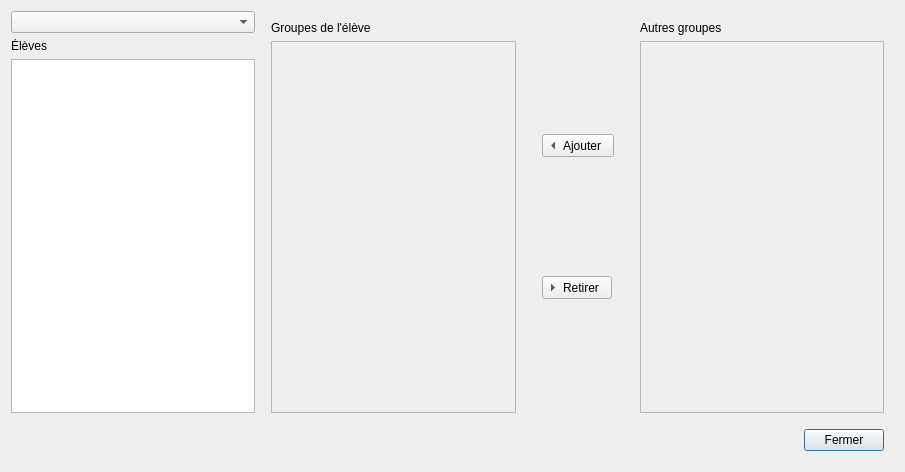
<?xml version="1.0" encoding="UTF-8"?>
<ui version="4.0">
 <class>UsersGroupsManager</class>
 <widget class="QDialog" name="UsersGroupsManager">
  <property name="windowModality">
   <enum>Qt::WindowModal</enum>
  </property>
  <property name="geometry">
   <rect>
    <x>0</x>
    <y>0</y>
    <width>905</width>
    <height>472</height>
   </rect>
  </property>
  <property name="windowTitle">
   <string>Lien élèves-groupes</string>
  </property>
  <property name="modal">
   <bool>true</bool>
  </property>
  <layout class="QVBoxLayout" name="verticalLayout">
   <item>
    <layout class="QHBoxLayout" name="horizontalLayout">
     <item>
      <layout class="QVBoxLayout" name="verticalLayout_6">
       <item>
        <widget class="QComboBox" name="comboBox_browse"/>
       </item>
       <item>
        <widget class="QLabel" name="label_browse">
         <property name="text">
          <string>Élèves</string>
         </property>
        </widget>
       </item>
       <item>
        <widget class="QListWidget" name="list_browse">
         <property name="selectionMode">
          <enum>QAbstractItemView::SingleSelection</enum>
         </property>
        </widget>
       </item>
      </layout>
     </item>
     <item>
      <layout class="QVBoxLayout" name="verticalLayout_2">
       <property name="leftMargin">
        <number>10</number>
       </property>
       <property name="topMargin">
        <number>10</number>
       </property>
       <property name="rightMargin">
        <number>10</number>
       </property>
       <property name="bottomMargin">
        <number>0</number>
       </property>
       <item>
        <widget class="QLabel" name="label_yes">
         <property name="text">
          <string>Groupes de l'élève</string>
         </property>
        </widget>
       </item>
       <item>
        <widget class="QListWidget" name="list_yes">
         <property name="enabled">
          <bool>false</bool>
         </property>
         <property name="selectionMode">
          <enum>QAbstractItemView::MultiSelection</enum>
         </property>
        </widget>
       </item>
      </layout>
     </item>
     <item>
      <layout class="QVBoxLayout" name="verticalLayout_3">
       <property name="leftMargin">
        <number>10</number>
       </property>
       <property name="topMargin">
        <number>10</number>
       </property>
       <property name="rightMargin">
        <number>10</number>
       </property>
       <property name="bottomMargin">
        <number>0</number>
       </property>
       <item>
        <widget class="QToolButton" name="pushButton_add">
         <property name="text">
          <string>Ajouter</string>
         </property>
         <property name="toolButtonStyle">
          <enum>Qt::ToolButtonTextBesideIcon</enum>
         </property>
         <property name="arrowType">
          <enum>Qt::LeftArrow</enum>
         </property>
        </widget>
       </item>
       <item>
        <widget class="QToolButton" name="pushButton_remove">
         <property name="text">
          <string>Retirer</string>
         </property>
         <property name="toolButtonStyle">
          <enum>Qt::ToolButtonTextBesideIcon</enum>
         </property>
         <property name="arrowType">
          <enum>Qt::RightArrow</enum>
         </property>
        </widget>
       </item>
      </layout>
     </item>
     <item>
      <layout class="QVBoxLayout" name="verticalLayout_4">
       <property name="leftMargin">
        <number>10</number>
       </property>
       <property name="topMargin">
        <number>10</number>
       </property>
       <property name="rightMargin">
        <number>10</number>
       </property>
       <property name="bottomMargin">
        <number>0</number>
       </property>
       <item>
        <widget class="QLabel" name="label_no">
         <property name="text">
          <string>Autres groupes</string>
         </property>
        </widget>
       </item>
       <item>
        <widget class="QListWidget" name="list_no">
         <property name="enabled">
          <bool>false</bool>
         </property>
         <property name="selectionMode">
          <enum>QAbstractItemView::MultiSelection</enum>
         </property>
        </widget>
       </item>
      </layout>
     </item>
    </layout>
   </item>
   <item>
    <layout class="QHBoxLayout" name="horizontalLayout_2">
     <property name="leftMargin">
      <number>10</number>
     </property>
     <property name="topMargin">
      <number>10</number>
     </property>
     <property name="rightMargin">
      <number>10</number>
     </property>
     <property name="bottomMargin">
      <number>10</number>
     </property>
     <item>
      <spacer name="horizontalSpacer">
       <property name="orientation">
        <enum>Qt::Horizontal</enum>
       </property>
       <property name="sizeHint" stdset="0">
        <size>
         <width>40</width>
         <height>20</height>
        </size>
       </property>
      </spacer>
     </item>
     <item>
      <widget class="QPushButton" name="pushButton_close">
       <property name="text">
        <string>Fermer</string>
       </property>
      </widget>
     </item>
    </layout>
   </item>
  </layout>
 </widget>
 <resources/>
 <connections>
  <connection>
   <sender>pushButton_close</sender>
   <signal>clicked()</signal>
   <receiver>UsersGroupsManager</receiver>
   <slot>accept()</slot>
   <hints>
    <hint type="sourcelabel">
     <x>860</x>
     <y>444</y>
    </hint>
    <hint type="destinationlabel">
     <x>878</x>
     <y>457</y>
    </hint>
   </hints>
  </connection>
 </connections>
</ui>
